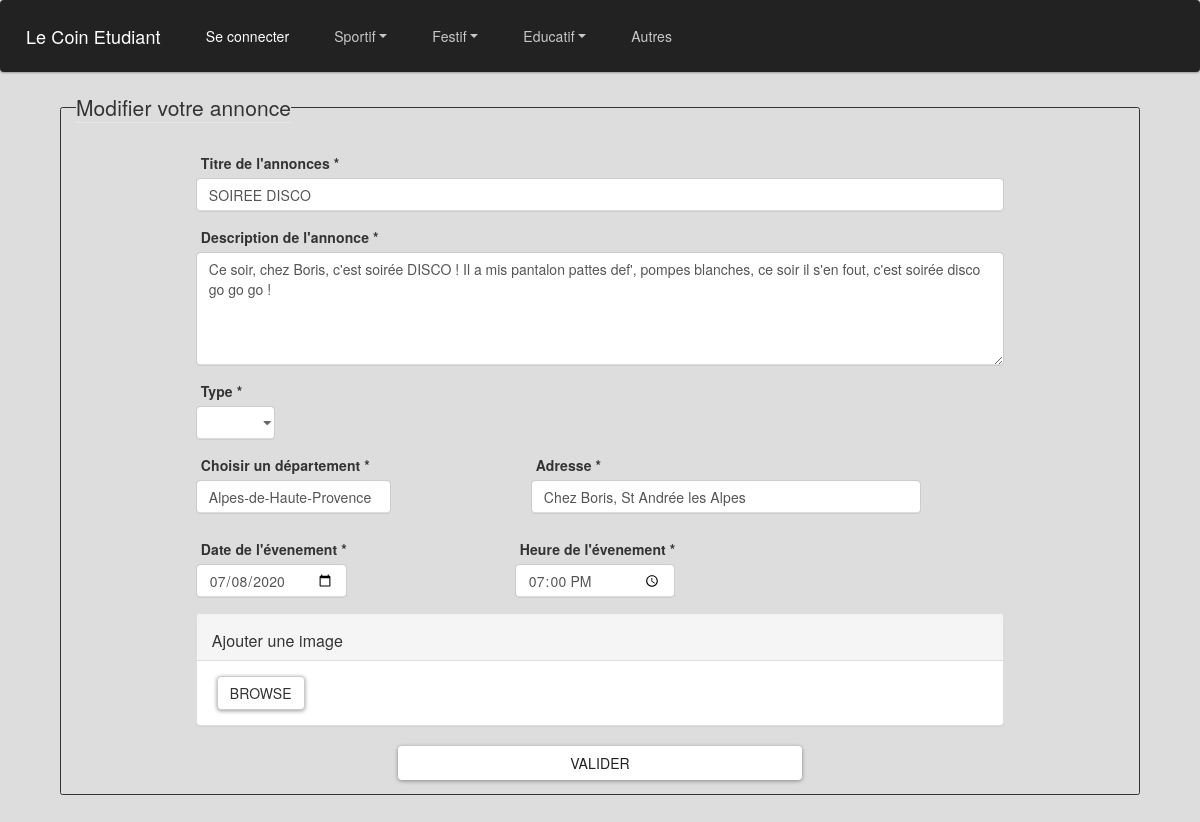
/controleur/ModifAnnonce.ctrl.php?id=18, run on the app's committed database.
### tables this page shows
CREATE TABLE "annonce" (
	"id"	INTEGER,
	"idClient"	INTEGER,
	"type"	TEXT,
	"categorie"	TEXT,
	"sousCategorie"	TEXT,
	"titre"	TEXT,
	"contenu"	TEXT,
	"adresse"	TEXT,
	"nbParticipant"	INTEGER,
	"nbInteresse"	INTEGER,
	"departement"	TEXT,
	"datePrevu"	TEXT,
	"heurePrevu"	TEXT,
	"dateHeure"	TEXT,
	PRIMARY KEY("id"),
	FOREIGN KEY("idClient") REFERENCES "client"("id"),
	FOREIGN KEY("categorie") REFERENCES "categorie"("id")
);

### controleur/ModifAnnonce.ctrl.php (called while the page is built, shortened)
<?php
include_once("../modele/DAO.class.php");
$annonce = $dao->getAnnonceById($_GET["id"]);
$format_basique = $annonce->datePrevu;
$Date = date("Y-m-d", strtotime($format_basique));
include('../vue/ModifAnnonceview.php');
?>

### modele/DAO.class.php (called while the page is built, shortened)
<?php
class DAO
{
  private $db;
  function __construct()
  {
    try {
      $this->db = new PDO('sqlite:../modele/data/data.db');
    } catch (Exception $e) {
      die("erreur de connexion:".$e->getMessage());
    }
  }
  function getAnnonceById(int $id): Annonce{
    $requ="SELECT * FROM annonce WHERE id='$id'";
    $res = $this->db->query($requ);
    $result = $res->fetchAll(PDO::FETCH_CLASS|PDO::FETCH_PROPS_LATE, "Annonce");
    return $result[0];
  }
}
$dao = new DAO();
?>

### vue/ModifAnnonceview.php (the view, shortened to what this page needs)
<!DOCTYPE html>
<html lang="en" dir="ltr">
<head>
  <link rel="stylesheet" href="../vue/css/bootstrap.min.css">
  <link rel="stylesheet" href="../vue/css/Annoncesview.css">
  <link rel="stylesheet" href="../vue/css/AjoutAnnonceview.css">
  <link rel="stylesheet" href="../vue/css/Header.css">
  <link rel="stylesheet" href='../vue/css/jquery.flipster.css'>
  <link rel="stylesheet" href="../vue/css/bootstrap-imageupload.css">
  <link href="https://maxcdn.bootstrapcdn.com/bootstrap/3.3.7/css/bootstrap.min.css" rel="stylesheet">
</head>
<body>
  <header>
    <?php include('header.php') ?>
  </header>
  <body>
    <fieldset class="container border-10 rounded" style="width:90%;margin-bottom:7em;">
      <legend  class="w-auto">Modifier votre annonce</legend>
      <form class="container" style="width:80%; margin-top:10px" action="../controleur/ModifAnnonce.ctrl.php?id=<?=$annonce->id?>" method="POST" enctype="multipart/form-data" >
        <div class="justify-content-center">
          <div class="form-group">
            <label for="titreAnnonce">Titre de l'annonces *</label>
            <input type="text" class="form-control" name="titre" id="titreAnnonce" placeholder="Saisissez un titre clair pour votre annonce." maxlength="60" value="<?= $annonce->titre ?>" required>
          </div>
          <div class="form-group">
            <label for="descriptionTextArea">Description de l'annonce * </label>
            <textarea class="form-control" name="contenu" id="descritionAnnonce" rows="5" placeholder="Saississez une description précise afin de mettre en valeur votre annonce." minlength="10" maxlength="500" required><?= $annonce->contenu ?> </textarea>
          </div>
          <div class="row">
            <div class="form-group" style="margin-left:15px;margin-right:30px;">
              <label for="type">Type *</label>
              <select class="form-control" id="categorieAnnonce" name="type" onChange="addSelectedCat(this);" style="width:150%;" required>
                <option value=""></option>
                <option value="<?=$annonce->type?>"> <?= ucfirst($annonce->type) ?> </option>
              </select>
            </div>
          </div>
          <div class="row">
            <div class="form-group" style="margin-right:10em; margin-left:15px;">
              <label for="DepartementInput"> Choisir un département * </label>
              <div class="autocomplete">
                <input type="text" class="form-control inputFiltre" id="myInput" name="departement" value="<?= $annonce->departement ?>" autocomplete="off" placeholder="Commencer à écrire pour avoir des propositions" required maxlength="35">
              </div>
            </div>
            <div class="form-group">
              <label for="DepartementInput"> Adresse * </label>
              <input type="text" class="form-control" name="adresse" value="<?=$annonce->adresse?>" placeholder="Saisissez l'adresse de l'évenement" style="width:200%;" required>
            </div>
          </div>
          <div class="row">
            <div class="form-group" style="margin-right:12em; margin-left:15px;">
              <label for="date-input"> Date de l'évenement *</label>
              <input class="form-control" type="date" name="datePrevu" value="<?=$Date?>" required>
            </div>
            <div class="form-group">
              <label for="heure-input"> Heure de l'évenement *</label>
              <input class="form-control" type="time" name="heurePrevu" value="<?=$annonce->heurePrevu?>" required>
            </div>
          </div>
          <div class="imageupload panel panel-default">
            <div class="panel-heading clearfix">
              <h3 class="panel-title pull-left">Ajouter une image</h3>
            </div>
            <div class="file-tab panel-body">
              <label class="btn btn-default btn-file">
                <span>Browse</span>
              </label>
            </div>
          </div>
          <div class="text-center" style="margin-bottom:1em;">
            <button class="btn btn-light" style="width:50%;" name="updatesubmit" type="submit" id="contact-submit" value"submit">Valider</button>
          </div>
        </form>
      </fieldset>
    </body>
  </body>
  </html>

### vue/css/Annoncesview.css (style rules this page uses)
html body { background-color: #DDDDDD; }
label { margin-left: 5px; }
.autocomplete { position: relative; padding-bottom: 10px; }

### vue/css/AjoutAnnonceview.css (style rules this page uses)
html body { background-color: #DDDDDD; }
.border-10 { border-style:solid; border-width: 1px; }
.autocomplete { position: relative; padding-bottom: 10px; }

### vue/css/Header.css (style rules this page uses)
.form-control { border: 1px solid lightgrey; border-radius: 5px; }

### vue/footer.php (style rules this page uses)
html { position: relative; min-height: 100%; }

### data on the page
annonce: titre "SOIREE DISCO", contenu "Ce soir, chez Boris, c'est soirée DISCO ! Il a mis pantalon pattes def', pompes blanches, ce soir il s'en fout, c'est soirée disco go go go !", departement "Alpes-de-Haute-Provence", adresse "Chez Boris, St Andrée les Alpes", datePrevu "07/08/2020", heurePrevu "19:00"
